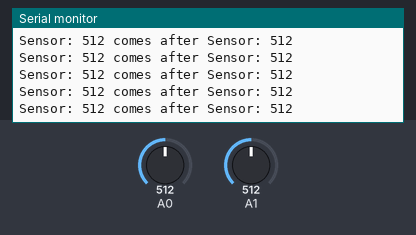
Recording of a sketch running on a simulated Arduino Uno, built with avr-gcc and run on an emulated ATmega328P. Parts: the last lines printed to the serial monitor. The inputs (shaded band) are chosen by the test bench; at power-on: A1 = 512, A0 = 512.

Above: at 10.8 s.
10.9 s: A1 set to 521
At 11.8 s:
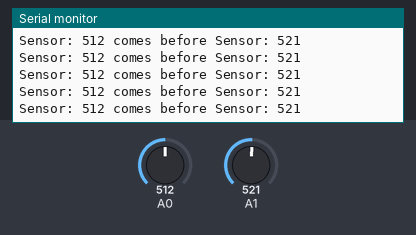
12.8 s: A0 set to 530
At 13.9 s:
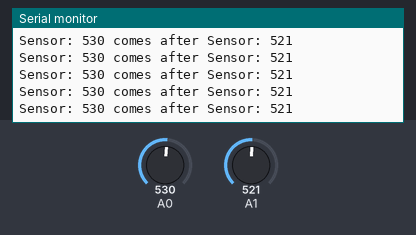
15.8 s: A0 set to 985
At 16.9 s:
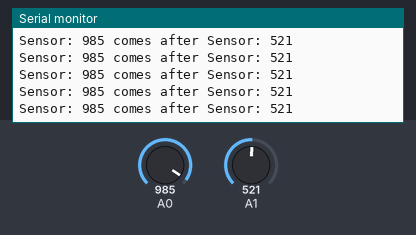
Timing chart, 0 to 17.9 s (numbered marks = the images above; inputs shaded):
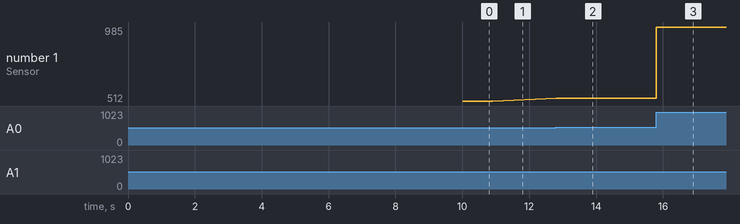

The sketch:

StringComparisonOperators.ino
```cpp
/*
 ************************************************************************
 * @author  :  IntoRobot Team
 * @version :  V1.0.0
 * @date    :  03-30-15
 ************************************************************************
 This application example code is in the public domain.
 This example is modified from arduino example


 Comparing Strings

 Examples of how to compare strings using the comparison operators
 */

String stringOne, stringTwo;

void setup()
{
    // Open serial communications and wait for port to open:
    Serial.begin(115200);
    while (!Serial)
    {
        ; // wait for serial port to connect.
    }


    stringOne = String("this");
    stringTwo = String("that");
    // send an intro:
    Serial.println("\n\nComparing Strings:");
    Serial.println();

}

void loop()
{
    // two strings equal:
    if (stringOne == "this")
    {
        Serial.println("StringOne == \"this\"");
    }
    // two strings not equal:
    if (stringOne != stringTwo)
    {
        Serial.println(stringOne + " =! " + stringTwo);
    }

    // two strings not equal (case sensitivity matters):
    stringOne = "This";
    stringTwo = "this";
    if (stringOne != stringTwo)
    {
        Serial.println(stringOne + " =! " + stringTwo);
    }
    // you can also use equals() to see if two strings are the same:
    if (stringOne.equals(stringTwo))
    {
        Serial.println(stringOne + " equals " + stringTwo);
    }
    else
    {
        Serial.println(stringOne + " does not equal " + stringTwo);
    }

    // or perhaps you want to ignore case:
    if (stringOne.equalsIgnoreCase(stringTwo))
    {
        Serial.println(stringOne + " equals (ignoring case) " + stringTwo);
    }
    else
    {
        Serial.println(stringOne + " does not equal (ignoring case) " + stringTwo);
    }

    // a numeric string compared to the number it represents:
    stringOne = "1";
    int numberOne = 1;
    if (stringOne.toInt() == numberOne)
    {
        Serial.println(stringOne + " = " + numberOne);
    }


    // two numeric strings compared:
    stringOne = "2";
    stringTwo = "1";
    if (stringOne >= stringTwo)
    {
        Serial.println(stringOne + " >= " + stringTwo);
    }

    // comparison operators can be used to compare strings for alphabetic sorting too:
    stringOne = String("Brown");
    if (stringOne < String("Charles"))
    {
        Serial.println(stringOne + " < Charles");
    }

    if (stringOne > String("Adams"))
    {
        Serial.println(stringOne + " > Adams");
    }

    if (stringOne <= String("Browne"))
    {
        Serial.println(stringOne + " <= Browne");
    }


    if (stringOne >= String("Brow"))
    {
        Serial.println(stringOne + " >= Brow");
    }

    // the compareTo() operator also allows you to compare strings
    // it evaluates on the first character that's different.
    // if the first character of the string you're comparing to
    // comes first in alphanumeric order, then compareTo() is greater than 0:
    stringOne = "Cucumber";
    stringTwo = "Cucuracha";
    if (stringOne.compareTo(stringTwo) < 0 )
    {
        Serial.println(stringOne + " comes before " + stringTwo);
    }
    else
    {
        Serial.println(stringOne + " comes after " + stringTwo);
    }

    delay(10000);  // because the next part is a loop:

    // compareTo() is handy when you've got strings with numbers in them too:

    while (true)
    {
        stringOne = "Sensor: ";
        stringTwo = "Sensor: ";

        stringOne += analogRead(A0);
        stringTwo += analogRead(A1);

        if (stringOne.compareTo(stringTwo) < 0 )
        {
            Serial.println(stringOne + " comes before " + stringTwo);
        }
        else
        {
            Serial.println(stringOne + " comes after " + stringTwo);

        }
    }
}
```

Measured:
- the behaviour switches between 512 and 513 on A1 (found by bisection; images 0 and 1)
- the behaviour switches between 520 and 521 on A0 (found by bisection; images 1 and 2)
- after the input at 10.9 s, the serial monitor: prints a new line at once (image 1)
- after the input at 12.8 s, the serial monitor: prints a new line at once (image 2)
- after the input at 15.8 s, the serial monitor: prints a new line at once (image 3)
- plotted number 1: 512 → 530 after the input at 12.8 s, 530 → 985 after the input at 15.8 s
